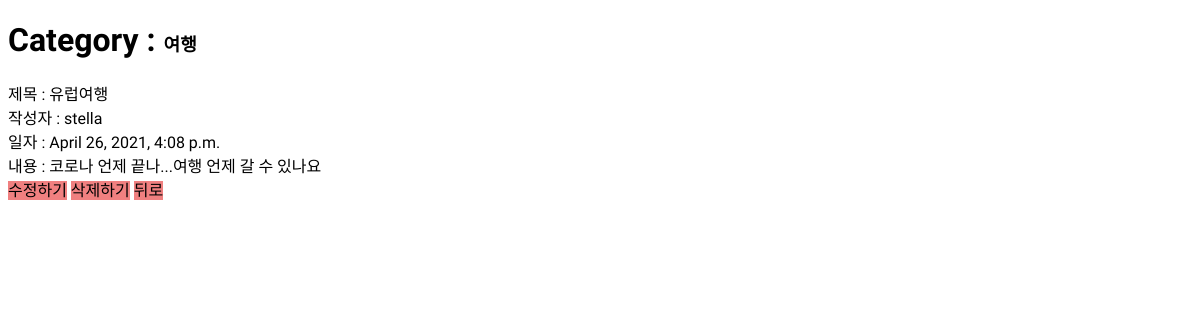
Before: /detail/1 with the older database file.
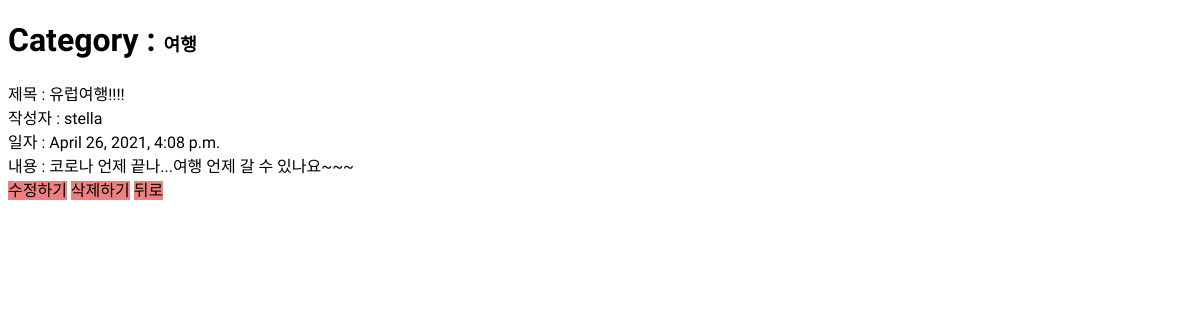
After: the same page with the newer database file.
### readdataapp/models.py (models this page shows, shortened)
class Article(models.Model):
    category = models.ForeignKey(Category, on_delete=models.CASCADE, related_name='article')
    writer = models.CharField(max_length=64)
    title = models.CharField(max_length=64)
    contents = models.TextField()
    date = models.DateTimeField(auto_now=True)
    is_delated = models.BooleanField(default=False)

class Category(models.Model):
    name = models.CharField(max_length=64)
    def __str__(self):
        return self.name

### readdataapp/views.py (the view)
# urls.py: path('detail/<int:article_pk>', views.detail, name='detail'),
def detail(request, article_pk):
    article = Article.objects.filter(pk=article_pk).first()
    context = {
        'article' : article,
        'article_pk' : article_pk,
    }
    return render(request, 'detail.html', context)

### readdataapp/templates/detail.html (shortened to what this page needs)
<!DOCTYPE html>
<html lang="ko">
<head>
    {% load static %}
    <link rel="stylesheet" type="text/css" href="{% static 'css/index.css' %}">
    <link rel="stylesheet" type="text/css" href="{% static 'css/category.css' %}">
</head>
<body>
    <h1>Category : <span class="heading">{{article.category}}</span></h1>
    제목 : {{article.title}}  <br>
    작성자 : {{article.writer}} <br>
    일자 : {{article.date}} <br>
    내용 : {{article.contents}}<br>
    <a href="{% url 'edit' article.pk %}">수정하기</a>
    <a onclick="return confirm('정말 삭제하시겠습니까?');" href="{% url 'delete' article.pk %}">삭제하기</a>
    <a href="{% url 'category' article.category.pk %}">뒤로</a>
</body>
</html>

### readdataapp/static/css/index.css (style rules this page uses)
body { font-family: 'Gaegu', cursive; font-size: 16px; }
a { color: lightcoral; text-decoration: none; }

### readdataapp/static/css/category.css (style rules this page uses)
.heading { font-size: 18px; }

### readdataapp/templates/detail.html (style rules this page uses)
a { color: black; background-color: lightcoral; }

Changed rows visible on the page:
changed Article "stella": title "유럽여행" → "유럽여행!!!!"; contents "코로나 언제 끝나...여행 언제 갈 수 있나요" → "코로나 언제 끝나...여행 언제 갈 수 있나요~~~"
